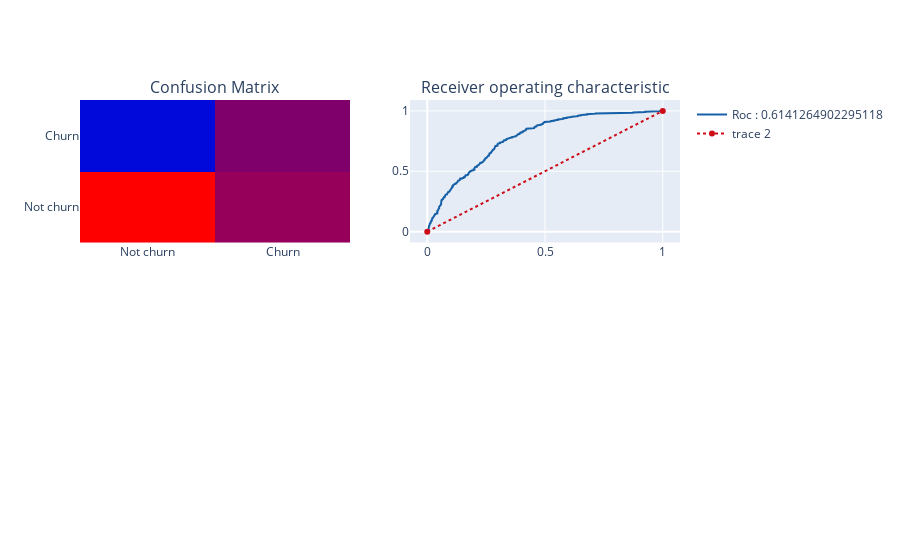

The notebook cell saved with this chart:
### Code cell
py.iplot(fig)

### Figure 1 — Plotly figure (JSON) as saved in the notebook; plotly's stock layout.template omitted (floating-point values rounded to 4 significant figures; data arrays with more than 128 entries replaced by an {"elided": "..."} marker saying what was removed)
{"data": [{"colorscale": [[0, "rgb(150,0,90)"], [0.125, "rgb(0,0,200)"], [0.25, "rgb(0,25,255)"], [0.375, "rgb(0,152,255)"], [0.5, "rgb(44,255,150)"], [0.625, "rgb(151,255,0)"], [0.75, "rgb(255,234,0)"], [0.875, "rgb(255,111,0)"], [1, "rgb(255,0,0)"]], "name": "matrix", "showscale": false, "type": "heatmap", "x": ["Not churn", "Churn"], "xaxis": "x", "y": ["Not churn", "Churn"], "yaxis": "y", "z": [[1211, 116], [297, 137]]}, {"line": {"color": "rgb(22, 96, 167)", "width": 2}, "name": "Roc : 0.6141264902295118", "type": "scatter", "x": {"elided": "720 float values"}, "xaxis": "x2", "y": {"elided": "720 float values"}, "yaxis": "y2"}, {"line": {"color": "rgb(205, 12, 24)", "dash": "dot", "width": 2}, "type": "scatter", "x": [0, 1], "xaxis": "x2", "y": [0, 1], "yaxis": "y2"}], "layout": {"annotations": [{"font": {"size": 16}, "showarrow": false, "text": "Confusion Matrix", "x": 0.225, "xanchor": "center", "xref": "paper", "y": 1, "yanchor": "bottom", "yref": "paper"}, {"font": {"size": 16}, "showarrow": false, "text": "Receiver operating characteristic", "x": 0.775, "xanchor": "center", "xref": "paper", "y": 1, "yanchor": "bottom", "yref": "paper"}], "xaxis": {"anchor": "y", "domain": [0, 0.45]}, "xaxis2": {"anchor": "y2", "domain": [0.55, 1]}, "xaxis3": {"anchor": "y3", "domain": [0, 1]}, "yaxis": {"anchor": "x", "domain": [0.625, 1]}, "yaxis2": {"anchor": "x2", "domain": [0.625, 1]}, "yaxis3": {"anchor": "x3", "domain": [0, 0.375]}}}
